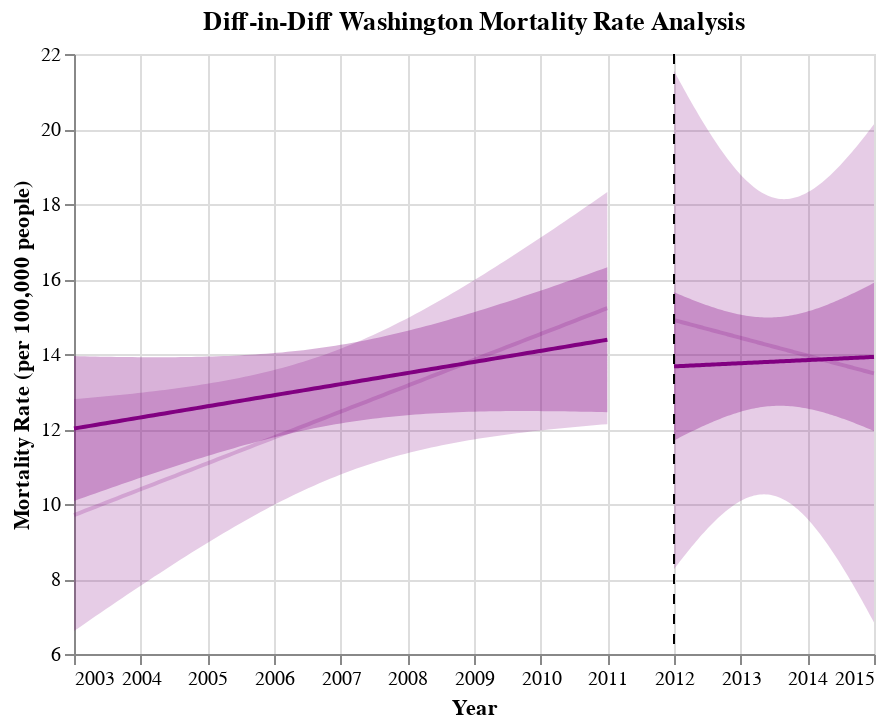

Notebook code cell kept with this figure:
### Code cell
## Combine pre-post graphs to create diff-in-diff graph for WA and WA reference states
diff_in_diff_WA = pre_post_WA + pre_post_WA_ref
diff_in_diff_WA.properties(title="Diff-in-Diff Washington Mortality Rate Analysis")
